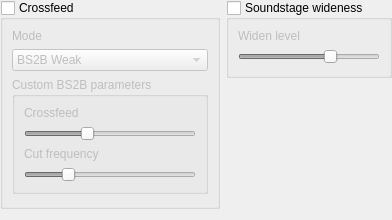
           <widget class="QWidget" name="tabHostPage2">
            <layout class="QHBoxLayout" name="horizontalLayout_6">
             <property name="leftMargin">
              <number>0</number>
             </property>
             <property name="topMargin">
              <number>0</number>
             </property>
             <property name="rightMargin">
              <number>0</number>
             </property>
             <property name="bottomMargin">
              <number>0</number>
             </property>
             <item>
              <layout class="QVBoxLayout" name="verticalLayout_10">
               <property name="spacing">
                <number>6</number>
               </property>
               <property name="bottomMargin">
                <number>0</number>
               </property>
               <item>
                <widget class="QGroupBox" name="bs2b">
                 <property name="whatsThis">
                  <string>&lt;html&gt;&lt;head/&gt;&lt;body&gt;&lt;p&gt;&lt;span style=&quot; font-weight:600; text-decoration: underline;&quot;&gt;Crossfeed&lt;/span&gt;&lt;/p&gt;&lt;p&gt;Includes the traditional BS2B (Bauer stereophonic-to-binaural DSP) mode and a more advanced convolution-based HRTF approach.&lt;/p&gt;&lt;/body&gt;&lt;/html&gt;</string>
                 </property>
                 <property name="title">
                  <string>Crossfeed</string>
                 </property>
                 <property name="flat">
                  <bool>false</bool>
                 </property>
                 <property name="checkable">
                  <bool>true</bool>
                 </property>
                 <property name="checked">
                  <bool>false</bool>
                 </property>
                 <layout class="QVBoxLayout" name="verticalLayout">
                  <property name="spacing">
                   <number>6</number>
                  </property>
                  <property name="bottomMargin">
                   <number>12</number>
                  </property>
                  <item>
                   <widget class="QLabel" name="label_2">
                    <property name="text">
                     <string>Mode</string>
                    </property>
                   </widget>
                  </item>
                  <item>
                   <widget class="QComboBox" name="crossfeed_mode">
                    <property name="insertPolicy">
                     <enum>QComboBox::NoInsert</enum>
                    </property>
                    <property name="frame">
                     <bool>true</bool>
                    </property>
                    <item>
                     <property name="text">
                      <string>BS2B Weak</string>
                     </property>
                    </item>
                    <item>
                     <property name="text">
                      <string>BS2B Strong</string>
                     </property>
                    </item>
                    <item>
                     <property name="text">
                      <string>BS2B Custom</string>
                     </property>
                    </item>
                    <item>
                     <property name="text">
                      <string>Out of head</string>
                     </property>
                    </item>
                    <item>
                     <property name="text">
                      <string>Surround 1</string>
                     </property>
                    </item>
                    <item>
                     <property name="text">
                      <string>Surround 2</string>
                     </property>
                    </item>
                    <item>
                     <property name="text">
                      <string>Joe0Bloggs Realistic surround</string>
                     </property>
                    </item>
                   </widget>
                  </item>
                  <item>
                   <widget class="QGroupBox" name="bs2b_custom_box">
                    <property name="title">
                     <string>Custom BS2B parameters</string>
                    </property>
                    <layout class="QVBoxLayout" name="verticalLayout_5">
                     <property name="leftMargin">
                      <number>9</number>
                     </property>
                     <property name="topMargin">
                      <number>9</number>
                     </property>
                     <property name="rightMargin">
                      <number>9</number>
                     </property>
                     <property name="bottomMargin">
                      <number>9</number>
                     </property>
                     <item>
                      <widget class="QLabel" name="label_12">
                       <property name="text">
                        <string>Crossfeed</string>
                       </property>
                      </widget>
                     </item>
                     <item>
                      <widget class="QAnimatedSlider" name="bs2b_feed">
                       <property name="minimum">
                        <number>10</number>
                       </property>
                       <property name="maximum">
                        <number>150</number>
                       </property>
                       <property name="value">
                        <number>60</number>
                       </property>
                       <property name="orientation">
                        <enum>Qt::Horizontal</enum>
                       </property>
                      </widget>
                     </item>
                     <item>
                      <widget class="QLabel" name="label_11">
                       <property name="text">
                        <string>Cut frequency</string>
                       </property>
                      </widget>
                     </item>
                     <item>
                      <widget class="QAnimatedSlider" name="bs2b_fcut">
                       <property name="minimum">
                        <number>300</number>
                       </property>
                       <property name="maximum">
                        <number>2000</number>
                       </property>
                       <property name="value">
                        <number>700</number>
                       </property>
                       <property name="orientation">
                        <enum>Qt::Horizontal</enum>
                       </property>
                      </widget>
                     </item>
                    </layout>
                   </widget>
                  </item>
                 </layout>
                </widget>
               </item>
               <item>
                <spacer name="verticalSpacer_5">
                 <property name="orientation">
                  <enum>Qt::Vertical</enum>
                 </property>
                 <property name="sizeType">
                  <enum>QSizePolicy::Expanding</enum>
                 </property>
                 <property name="sizeHint" stdset="0">
                  <size>
                   <width>20</width>
                   <height>11</height>
                  </size>
                 </property>
                </spacer>
               </item>
              </layout>
             </item>
             <item>
              <layout class="QVBoxLayout" name="verticalLayout_14">
               <property name="leftMargin">
                <number>0</number>
               </property>
               <property name="rightMargin">
                <number>0</number>
               </property>
               <item>
                <widget class="QGroupBox" name="stereowidener">
                 <property name="whatsThis">
                  <string>&lt;html&gt;&lt;head/&gt;&lt;body&gt;&lt;p&gt;&lt;span style=&quot; font-weight:600; text-decoration: underline;&quot;&gt;Soundstage widthness&lt;/span&gt;&lt;/p&gt;&lt;p&gt;An algorithm that detects stereo phase relation in a several spectral regions, and enhances the stereo soundstage without affecting vocal integrity.&lt;/p&gt;&lt;/body&gt;&lt;/html&gt;</string>
                 </property>
                 <property name="title">
                  <string>Soundstage wideness</string>
                 </property>
                 <property name="checkable">
                  <bool>true</bool>
                 </property>
                 <property name="checked">
                  <bool>false</bool>
                 </property>
                 <layout class="QVBoxLayout" name="verticalLayout_13">
                  <property name="spacing">
                   <number>6</number>
                  </property>
                  <property name="topMargin">
                   <number>9</number>
                  </property>
                  <property name="bottomMargin">
                   <number>11</number>
                  </property>
                  <item>
                   <widget class="QLabel" name="label_9">
                    <property name="text">
                     <string>Widen level</string>
                    </property>
                   </widget>
                  </item>
                  <item>
                   <widget class="QAnimatedSlider" name="stereowide_level">
                    <property name="minimum">
                     <number>30</number>
                    </property>
                    <property name="maximum">
                     <number>75</number>
                    </property>
                    <property name="value">
                     <number>60</number>
                    </property>
                    <property name="orientation">
                     <enum>Qt::Horizontal</enum>
                    </property>
                   </widget>
                  </item>
                 </layout>
                </widget>
               </item>
               <item>
                <spacer name="verticalSpacer_6">
                 <property name="orientation">
                  <enum>Qt::Vertical</enum>
                 </property>
                 <property name="sizeType">
                  <enum>QSizePolicy::Expanding</enum>
                 </property>
                 <property name="sizeHint" stdset="0">
                  <size>
                   <width>20</width>
                   <height>10</height>
                  </size>
                 </property>
                </spacer>
               </item>
              </layout>
             </item>
            </layout>
           </widget>
